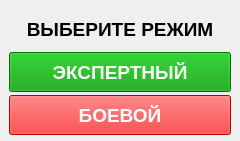
<?xml version="1.0" encoding="UTF-8"?>
<ui version="4.0">
 <class>udk</class>
 <widget class="QMainWindow" name="udk">
  <property name="geometry">
   <rect>
    <x>0</x>
    <y>0</y>
    <width>240</width>
    <height>141</height>
   </rect>
  </property>
  <property name="minimumSize">
   <size>
    <width>240</width>
    <height>140</height>
   </size>
  </property>
  <property name="maximumSize">
   <size>
    <width>240</width>
    <height>141</height>
   </size>
  </property>
  <property name="windowTitle">
   <string>УДК</string>
  </property>
  <widget class="QWidget" name="centralwidget">
   <layout class="QGridLayout" name="gridLayout">
    <item row="0" column="0">
     <widget class="QLabel" name="mode_label">
      <property name="minimumSize">
       <size>
        <width>40</width>
        <height>40</height>
       </size>
      </property>
      <property name="maximumSize">
       <size>
        <width>16777215</width>
        <height>16777215</height>
       </size>
      </property>
      <property name="font">
       <font>
        <pointsize>14</pointsize>
        <weight>75</weight>
        <bold>true</bold>
       </font>
      </property>
      <property name="text">
       <string>ВЫБЕРИТЕ РЕЖИМ</string>
      </property>
      <property name="alignment">
       <set>Qt::AlignCenter</set>
      </property>
     </widget>
    </item>
    <item row="1" column="0">
     <widget class="QPushButton" name="expert_mode">
      <property name="minimumSize">
       <size>
        <width>40</width>
        <height>40</height>
       </size>
      </property>
      <property name="font">
       <font>
        <pointsize>14</pointsize>
        <weight>75</weight>
        <italic>false</italic>
        <bold>true</bold>
       </font>
      </property>
      <property name="styleSheet">
       <string notr="true">QPushButton {
  
    background-color:  rgb(0, 153, 0);
    color:  rgb(255, 255, 255);

}</string>
      </property>
      <property name="text">
       <string>ЭКСПЕРТНЫЙ</string>
      </property>
     </widget>
    </item>
    <item row="2" column="0">
     <widget class="QPushButton" name="fight_mode">
      <property name="minimumSize">
       <size>
        <width>40</width>
        <height>40</height>
       </size>
      </property>
      <property name="font">
       <font>
        <pointsize>14</pointsize>
        <weight>75</weight>
        <bold>true</bold>
        <underline>false</underline>
       </font>
      </property>
      <property name="styleSheet">
       <string notr="true">QPushButton {
  
    background-color:  rgb(250, 0, 0);
    color:  rgb(255, 255, 255);

}</string>
      </property>
      <property name="text">
       <string>БОЕВОЙ</string>
      </property>
     </widget>
    </item>
   </layout>
  </widget>
 </widget>
 <resources/>
 <connections/>
</ui>
